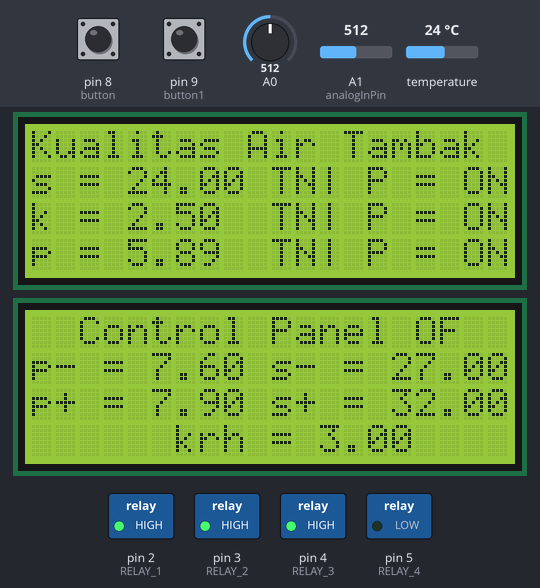
Simulated run of this sketch. Board: Arduino Mega 2560, built with avr-gcc and run on an emulated ATmega2560. On the bench: 2 × 20×4 character LCD, switched loads named in the sketch (green lamp = pin HIGH). Inputs (shaded band) come from the test bench; at power-on: temperature 24 °C, A0 = 512, pin 8 (button) HIGH, pin 9 (button1) HIGH, A1 (analogInPin) = 512. WiFi joins after 1.5 s; servers stay silent unless stated; what the sketch prints to the serial monitor is not drawn.

Above: at 1.4 s.
1.5 s: temperature set to 26.4 °C
At 3.4 s:
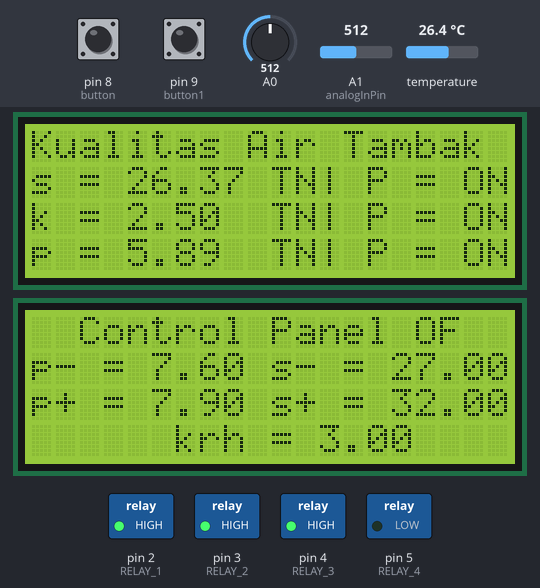
3.7 s: temperature set to 27.5 °C
At 5.8 s:
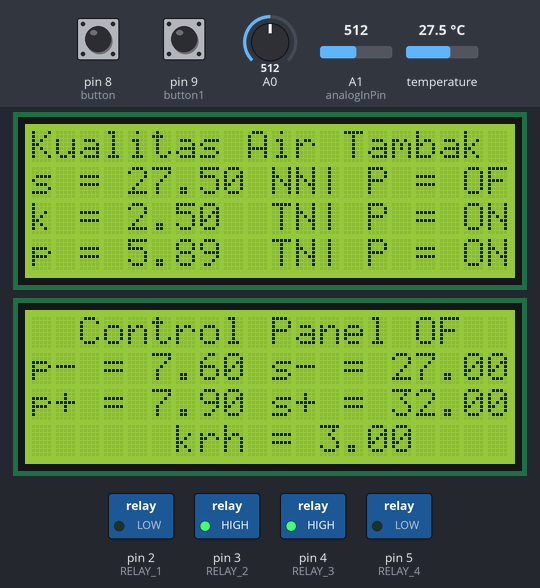
6.1 s: A0 set to 606
At 7.5 s:
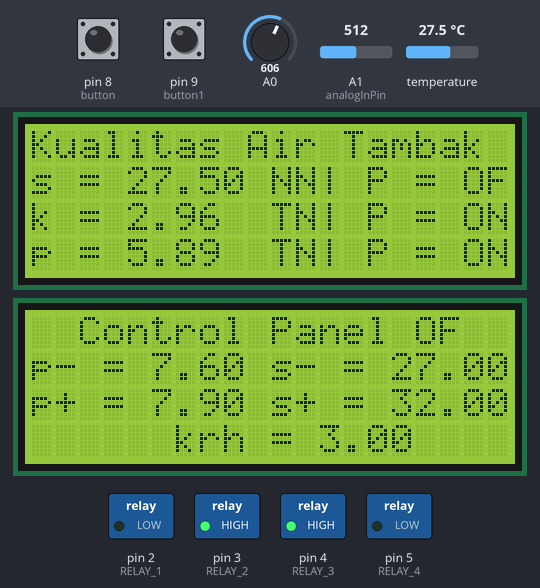
8.5 s: A0 set to 629
At 10.0 s:
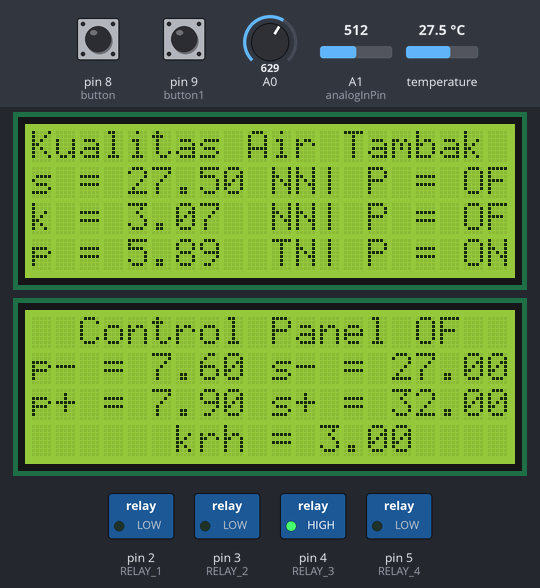
10.8 s: pin 8 (button) pulled LOW for 0.15 s
12.4 s: temperature set to 12 °C
At 13.6 s:
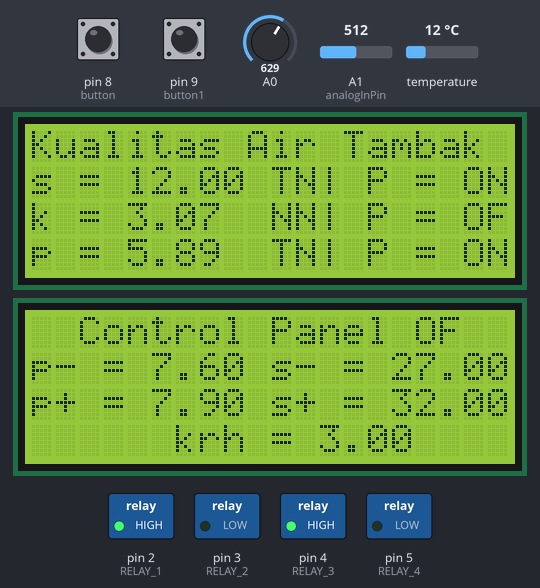
Timing chart, 0 to 15.4 s (numbered marks = the images above; inputs shaded):
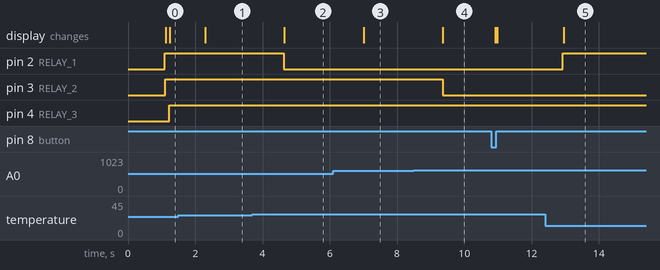

Measured:
- the behaviour switches between 26.9 and 27 °C on temperature (found by bisection; images 1 and 2)
- the behaviour switches between 614 and 615 on A0 (found by bisection; images 3 and 4)
- after the input at 1.5 s, the display: changes after 0.79 s (image 1)
- after the input at 3.7 s, pin 2 (RELAY_1): HIGH → LOW after 0.93 s; the display: changes after 0.95 s (image 2)
- after the input at 6.1 s, the display: changes after 0.91 s (image 3)
- after the input at 8.5 s, pin 3 (RELAY_2): HIGH → LOW after 0.86 s; the display: changes after 0.86 s (image 4)
- after the input at 12.4 s, pin 2 (RELAY_1): LOW → HIGH after 0.53 s; the display: changes after 0.55 s (image 5)

The sketch:

paket_kompilit_modif4.ino
```cpp
#include <SPI.h>
#include <OneWire.h>
#include <DallasTemperature.h>
#include <LiquidCrystal_I2C.h>
#include <Keypad.h>
#include <Ethernet.h>
LiquidCrystal_I2C lcd(0x27,20,4);
LiquidCrystal_I2C lcd1(0x23,20,4);

byte mac[] = {0xDE, 0xAD, 0xBE, 0xEF, 0xFE, 0xED };
IPAddress ip(192,168,10,2);
char server[] = "192.168.10.1";
EthernetClient client;


//untuk keypad
const byte numRows= 4; //baris pada keypad
const byte numCols= 4; //Kolom pada keypad
char keymap[numRows][numCols]=
{
{'1', '2', '3', 'A'},
{'4', '5', '6', 'B'},
{'7', '8', '9', 'C'},
{'*', '0', '#', 'D'}
};
byte rowPins[numRows]= {39,41,43,45};
byte colPins[numCols]= {47,49,51,53};
Keypad myKeypad= Keypad(makeKeymap(keymap), rowPins, colPins, numRows, numCols);
boolean presentValue = false;

//define relay
#define RELAY_ON 0 //relay off
#define RELAY_OFF 1 //relay off
#define RELAY_1  2   // pin yang digunakan yaitu pin 2
#define RELAY_2  3   // pin yang digunakan yaitu pin 3
#define RELAY_3  4   // pin yang digunakan yaitu pin 4
#define RELAY_4  5   // pin yang digunakan yaitu pin 5

//define ph
const int analogInPin = A1;
int sensorValue = 0;
unsigned long int avgValue;
float b;
int buf[10],temp;


//untuk buzzer
int buzzer=13;


//untuk suhu
int temp_sensor = 6;
float temperature = 0;    //Variable to store the temperature in
float lowerLimit = 27.0;      //define the lower threshold for the temperature
float upperLimit = 32.0;      //define the upper threshold for the temperature

//untuk ph
float minph = 7.6;
float maxph = 7.9;
float pHValue=0;

//untuk kekeruhan
float voltage1 = 0;
float keruh=3.0;

OneWire ourWire(temp_sensor);
DallasTemperature sensors(&ourWire);
long previousMillis = 0;
long interval = 1000;
int button = 8;
int button1 = 9;


void setup()
{
sensors.begin();


//untuk lcd
lcd.init();                      // initialize the lcd
lcd1.init();
lcd.backlight();
lcd1.backlight();
lcd1.setCursor(3,0);
lcd1.print("WELCOME");
lcd.setCursor(0,0);
lcd.print("PROTOTIPE MONITORING");
lcd.setCursor(0,1);
lcd.print("KUALITAS AIR TAMBAK");
lcd.setCursor(3,2);
lcd.print("IKAN KERAPU");
lcd.setCursor(1,3);
lcd.print("BERBASIS ARDUINO");
//delay(5000);
lcd.clear();
lcd1.clear();

Serial.begin(9600);

pinMode(RELAY_1, OUTPUT);
digitalWrite(RELAY_1, RELAY_ON);
pinMode(RELAY_2, OUTPUT);
digitalWrite(RELAY_2, RELAY_ON);
pinMode(RELAY_3, OUTPUT);
digitalWrite(RELAY_3, RELAY_ON);
pinMode(RELAY_4, OUTPUT);
digitalWrite(RELAY_4, RELAY_ON);
//delay(1000);
Ethernet.begin(mac, ip);
lcd.setCursor(0,0);
lcd.print("Kualitas Air Tambak");
lcd.setCursor(12,1);
lcd.print("|");
lcd.setCursor(12,2);
lcd.print("|");
lcd.setCursor(12,3);
lcd.print("|");
lcd1.setCursor(2,0);
lcd1.print("Control Panel");
pinMode(button, INPUT);
digitalWrite(button, HIGH);
pinMode(button1, INPUT);
digitalWrite(button1, HIGH);
}


void loop(){
  lcd1.setCursor (0,1);
  lcd1.print("p- = ");
  lcd1.setCursor (5,1);
  lcd1.print(minph);
  lcd1.setCursor (0,2);
  lcd1.print("p+ = ");
  lcd1.setCursor (5,2);
  lcd1.print(maxph);
  lcd1.setCursor (10,1);
  lcd1.print("s- = ");
  lcd1.setCursor (15,1);
  lcd1.print(lowerLimit);
  lcd1.setCursor (10,2);
  lcd1.print("s+ = ");
  lcd1.setCursor (15,2);
  lcd1.print(upperLimit);
  lcd1.setCursor (6,3);
  lcd1.print("krh = ");
  lcd1.setCursor (12,3);
  lcd1.print(keruh);

  if (digitalRead(button)==LOW){
  lcd1.setCursor(16,0);
  lcd1.print("ON");
  Serial.println("ganti data");
  if (digitalRead(button1)==LOW){
      lowerLimit = lowerLimit - 0.1;
      delay(100);
   }
  //gantidata();
  }else if (digitalRead(button)==HIGH){
  lcd1.setCursor(16,0);
  lcd1.print("OF");
  suhu();
  krh();
  ph();
  kirimdata();
  Serial.println("proses data");
  }
}


void gantidata(){
  char key = myKeypad.getKey();
  if (key != NO_KEY && (key=='1')){
    lowerLimit = lowerLimit - 0.1;
  }else if (key != NO_KEY && (key=='2')){
    lowerLimit = lowerLimit + 0.1;
  }
  else if (key != NO_KEY && (key=='4')){
    upperLimit = upperLimit - 0.1;
   }
  else if (key != NO_KEY && (key=='5')){
    upperLimit = upperLimit + 0.1;
   }
  else if (key != NO_KEY && (key=='7')){
    minph = minph - 0.1;
   }
   else if (key != NO_KEY && (key=='8')){
    minph = minph + 0.1;
  }
   else if (key != NO_KEY && (key=='A')){
    maxph = maxph - 0.1;
  }
   else if (key != NO_KEY && (key=='B')){
    maxph = maxph + 0.1;
  }
  else if (key != NO_KEY && (key=='*')){
    keruh = keruh - 0.1;
  }
  else if (key != NO_KEY && (key=='0')){
    keruh = keruh + 0.1;
  }
  delay(1000);
  {
   Serial.print("tidak ada input");
  }
}

void suhu(){
  sensors.requestTemperatures();
  temperature = sensors.getTempCByIndex(0);
  lcd.setCursor(0,1);
  lcd.print("s = ");
  lcd.print(temperature);
  //aksi suhu
  if(temperature < lowerLimit){
  digitalWrite(RELAY_1, RELAY_OFF);
  lcd.setCursor(10,1);
  lcd.print("TN");
  lcd.setCursor(14,1);
  lcd.print("P = ON");
  }else
  if(temperature >= lowerLimit && temperature <= upperLimit){
  digitalWrite(RELAY_1, RELAY_ON);
  lcd.setCursor(10,1);
  lcd.print("N");
  lcd.setCursor(14,1);
  lcd.print("P = OF");
  }else
  if(temperature > upperLimit){
  digitalWrite(RELAY_1, RELAY_OFF);
  lcd.setCursor(10,1);
  lcd.print("TN");
  lcd.setCursor(14,1);
  lcd.print("P = ON");
  }
}

void krh(){
  //cek kondisi kekeruhan
  int sensorValue = analogRead(A0);// read the input on analog pin 0:
  float voltage1 = sensorValue * (5.0 / 1024.0); // Convert the analog reading (which goes from 0 - 1023) to a voltage (0 - 5V):
  lcd.setCursor(0,2);
  lcd.print("k = ");
  lcd.print(voltage1);
  //penentuan aksi kekeruhan
  if(voltage1 < keruh){
  digitalWrite(RELAY_2, RELAY_OFF);
  lcd.setCursor(10,2);
  lcd.print("TN");
  lcd.setCursor(14,2);
  lcd.print("P = ON");
  }else {
  digitalWrite(RELAY_2, RELAY_ON);
  lcd.setCursor(10,2);
  lcd.print("N");
  lcd.setCursor(14,2);
  lcd.print("P = OF");
 }
}

void ph() {
  //cek kondisi ph
    for(int i=0;i<10;i++) {
    buf[i]=analogRead(analogInPin);
    delay(10);}
     for(int i=0;i<9;i++){
       for(int j=i+1;j<10;j++){
         if(buf[i]>buf[j]){
           temp=buf[i];
           buf[i]=buf[j];
           buf[j]=temp;
           }
        }
    }
    avgValue=0;
    for(int i=2;i<8;i++)
    avgValue+=buf[i];
    float pHVol=(float)avgValue*5.0/1024/6;
    pHValue = -5.70 * pHVol + 21.34 - 1.2;

   //cetak di lcd
   lcd.setCursor(0,3);
   lcd.print("p = ");
   lcd.print(pHValue);
   //penentuan aksi pH
   if(pHValue < minph){
   digitalWrite(RELAY_3, RELAY_OFF);
   lcd.setCursor(10,3);
   lcd.print("TN");
   lcd.setCursor(14,3);
   lcd.print("P = ON");
   //buzpend();
   }else
   if(pHValue >= minph && pHValue <= maxph){
   digitalWrite(RELAY_3, RELAY_ON);
   lcd.setCursor(10,3);
   lcd.print("N");
   lcd.setCursor(14,3);
   lcd.print("P = OF");
   }else
   if(temperature > maxph){
   digitalWrite(RELAY_3, RELAY_OFF);
   lcd.setCursor(10,3);
   lcd.print("TN");
   lcd.setCursor(14,3);
   lcd.print("P = ON");
  }
}


void kirimdata(){
  //kirimdatasuhu
  client.connect(server, 80);
  client.print("POST /data/write_data_suhu.php?value=");
  client.print(temperature);
  client.println();
  client.println(" HTTP/1.1");
  client.println("Host: 192.168.10.1");
  client.println("Connection: close");
  client.stop();
  // //kirimdataph
//  client.connect(server, 80);
//  client.print("POST /data/write_data_ph.php?value=");
//  client.print(pHValue);
//  client.println();
//  client.println(" HTTP/1.1");
//  client.println("Host: 192.168.10.1");
//  client.println("Connection: close");
//  client.stop();
//  //kirimdatakeruh
//  client.connect(server, 80);
//  client.print("POST /data/write_data_kekeruhan.php?value=");
//  client.print(keruh);
//  client.println();
//  client.println(" HTTP/1.1");
//  client.println("Host: 192.168.10.1");
//  client.println("Connection: close");
//  client.stop();
}
```
